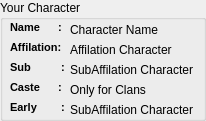
   <widget class="QGroupBox" name="groupBox_12">
    <property name="geometry">
     <rect>
      <x>540</x>
      <y>370</y>
      <width>206</width>
      <height>121</height>
     </rect>
    </property>
    <property name="title">
     <string>Your Character</string>
    </property>
    <widget class="QLabel" name="label_29">
     <property name="geometry">
      <rect>
       <x>10</x>
       <y>20</y>
       <width>61</width>
       <height>16</height>
      </rect>
     </property>
     <property name="text">
      <string>&lt;!DOCTYPE HTML PUBLIC &quot;-//W3C//DTD HTML 4.0//EN&quot; &quot;http://www.w3.org/TR/REC-html40/strict.dtd&quot;&gt;
&lt;html&gt;&lt;head&gt;&lt;meta name=&quot;qrichtext&quot; content=&quot;1&quot; /&gt;&lt;style type=&quot;text/css&quot;&gt;
p, li { white-space: pre-wrap; }
&lt;/style&gt;&lt;/head&gt;&lt;body style=&quot; font-family:'MS Shell Dlg 2'; font-size:8.25pt; font-weight:400; font-style:normal;&quot;&gt;
&lt;p align=&quot;justify&quot; style=&quot; margin-top:0px; margin-bottom:0px; margin-left:0px; margin-right:0px; -qt-block-indent:0; text-indent:0px;&quot;&gt;&lt;span style=&quot; font-size:8pt; font-weight:600;&quot;&gt;Name      :&lt;/span&gt;&lt;/p&gt;&lt;/body&gt;&lt;/html&gt;</string>
     </property>
    </widget>
    <widget class="QLabel" name="S2NameLabel">
     <property name="geometry">
      <rect>
       <x>70</x>
       <y>20</y>
       <width>131</width>
       <height>20</height>
      </rect>
     </property>
     <property name="text">
      <string>Character Name</string>
     </property>
    </widget>
    <widget class="QLabel" name="label_31">
     <property name="geometry">
      <rect>
       <x>10</x>
       <y>40</y>
       <width>61</width>
       <height>16</height>
      </rect>
     </property>
     <property name="text">
      <string>&lt;!DOCTYPE HTML PUBLIC &quot;-//W3C//DTD HTML 4.0//EN&quot; &quot;http://www.w3.org/TR/REC-html40/strict.dtd&quot;&gt;
&lt;html&gt;&lt;head&gt;&lt;meta name=&quot;qrichtext&quot; content=&quot;1&quot; /&gt;&lt;style type=&quot;text/css&quot;&gt;
p, li { white-space: pre-wrap; }
&lt;/style&gt;&lt;/head&gt;&lt;body style=&quot; font-family:'MS Shell Dlg 2'; font-size:8.25pt; font-weight:400; font-style:normal;&quot;&gt;
&lt;p style=&quot; margin-top:0px; margin-bottom:0px; margin-left:0px; margin-right:0px; -qt-block-indent:0; text-indent:0px;&quot;&gt;&lt;span style=&quot; font-size:8pt; font-weight:600;&quot;&gt;Affilation:&lt;/span&gt;&lt;/p&gt;&lt;/body&gt;&lt;/html&gt;</string>
     </property>
    </widget>
    <widget class="QLabel" name="S2AffLabel">
     <property name="geometry">
      <rect>
       <x>70</x>
       <y>40</y>
       <width>131</width>
       <height>20</height>
      </rect>
     </property>
     <property name="text">
      <string>Affilation Character</string>
     </property>
    </widget>
    <widget class="QLabel" name="label_32">
     <property name="geometry">
      <rect>
       <x>10</x>
       <y>60</y>
       <width>61</width>
       <height>16</height>
      </rect>
     </property>
     <property name="text">
      <string>&lt;!DOCTYPE HTML PUBLIC &quot;-//W3C//DTD HTML 4.0//EN&quot; &quot;http://www.w3.org/TR/REC-html40/strict.dtd&quot;&gt;
&lt;html&gt;&lt;head&gt;&lt;meta name=&quot;qrichtext&quot; content=&quot;1&quot; /&gt;&lt;style type=&quot;text/css&quot;&gt;
p, li { white-space: pre-wrap; }
&lt;/style&gt;&lt;/head&gt;&lt;body style=&quot; font-family:'MS Shell Dlg 2'; font-size:8.25pt; font-weight:400; font-style:normal;&quot;&gt;
&lt;p style=&quot; margin-top:0px; margin-bottom:0px; margin-left:0px; margin-right:0px; -qt-block-indent:0; text-indent:0px;&quot;&gt;&lt;span style=&quot; font-size:8pt; font-weight:600;&quot;&gt;Sub          :&lt;/span&gt;&lt;/p&gt;&lt;/body&gt;&lt;/html&gt;</string>
     </property>
    </widget>
    <widget class="QLabel" name="S2SubAffLabel">
     <property name="geometry">
      <rect>
       <x>70</x>
       <y>60</y>
       <width>131</width>
       <height>20</height>
      </rect>
     </property>
     <property name="text">
      <string>SubAffilation Character</string>
     </property>
    </widget>
    <widget class="QLabel" name="label_33">
     <property name="geometry">
      <rect>
       <x>10</x>
       <y>80</y>
       <width>61</width>
       <height>16</height>
      </rect>
     </property>
     <property name="text">
      <string>&lt;!DOCTYPE HTML PUBLIC &quot;-//W3C//DTD HTML 4.0//EN&quot; &quot;http://www.w3.org/TR/REC-html40/strict.dtd&quot;&gt;
&lt;html&gt;&lt;head&gt;&lt;meta name=&quot;qrichtext&quot; content=&quot;1&quot; /&gt;&lt;style type=&quot;text/css&quot;&gt;
p, li { white-space: pre-wrap; }
&lt;/style&gt;&lt;/head&gt;&lt;body style=&quot; font-family:'MS Shell Dlg 2'; font-size:8.25pt; font-weight:400; font-style:normal;&quot;&gt;
&lt;p style=&quot; margin-top:0px; margin-bottom:0px; margin-left:0px; margin-right:0px; -qt-block-indent:0; text-indent:0px;&quot;&gt;&lt;span style=&quot; font-size:8pt; font-weight:600;&quot;&gt;Caste      :&lt;/span&gt;&lt;/p&gt;&lt;/body&gt;&lt;/html&gt;</string>
     </property>
    </widget>
    <widget class="QLabel" name="S2CasteLabel">
     <property name="geometry">
      <rect>
       <x>70</x>
       <y>80</y>
       <width>131</width>
       <height>20</height>
      </rect>
     </property>
     <property name="text">
      <string>Only for Clans</string>
     </property>
    </widget>
    <widget class="QLabel" name="label_34">
     <property name="geometry">
      <rect>
       <x>10</x>
       <y>100</y>
       <width>61</width>
       <height>16</height>
      </rect>
     </property>
     <property name="text">
      <string>&lt;!DOCTYPE HTML PUBLIC &quot;-//W3C//DTD HTML 4.0//EN&quot; &quot;http://www.w3.org/TR/REC-html40/strict.dtd&quot;&gt;
&lt;html&gt;&lt;head&gt;&lt;meta name=&quot;qrichtext&quot; content=&quot;1&quot; /&gt;&lt;style type=&quot;text/css&quot;&gt;
p, li { white-space: pre-wrap; }
&lt;/style&gt;&lt;/head&gt;&lt;body style=&quot; font-family:'MS Shell Dlg 2'; font-size:8.25pt; font-weight:400; font-style:normal;&quot;&gt;
&lt;p style=&quot; margin-top:0px; margin-bottom:0px; margin-left:0px; margin-right:0px; -qt-block-indent:0; text-indent:0px;&quot;&gt;&lt;span style=&quot; font-size:8pt; font-weight:600;&quot;&gt;Early        :&lt;/span&gt;&lt;/p&gt;&lt;/body&gt;&lt;/html&gt;</string>
     </property>
    </widget>
    <widget class="QLabel" name="S2EarlyLabel">
     <property name="geometry">
      <rect>
       <x>70</x>
       <y>100</y>
       <width>131</width>
       <height>20</height>
      </rect>
     </property>
     <property name="text">
      <string>SubAffilation Character</string>
     </property>
    </widget>
   </widget>
